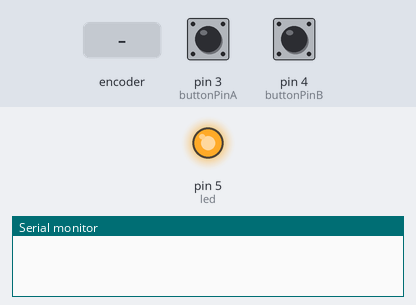
A sketch run on a simulated Arduino Uno, built for the host (arithmetic inside an expression is 32-bit, double 64-bit). Shown: output pins drawn as LEDs (lit = HIGH), the last lines printed to the serial monitor. Inputs (shaded band) come from the test bench; at power-on: pin 3 (buttonPinA) LOW, pin 4 (buttonPinB) LOW. WiFi joins after 1.5 s; servers stay silent unless stated; uploads are accepted with an empty reply.

Above: at 3.7 s.
3.8 s: rotary encoder on pin 3 (buttonPinA) / pin 4 (buttonPinB) turned 1 step (first pin leading)
At 4.2 s:
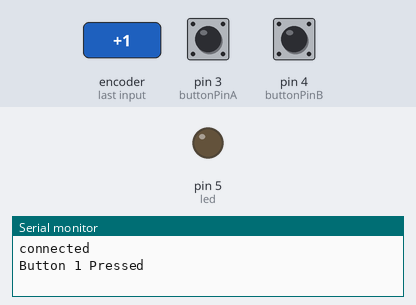
Timing chart, 0 to 6.8 s (numbered marks = the images above; inputs shaded):
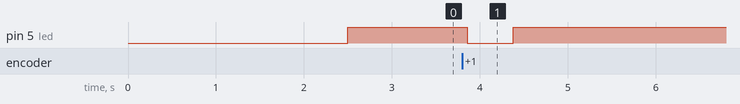

Measured:
- after the input at 3.8 s, pin 5 (led): HIGH → LOW after 0.06 s, → HIGH 0.53 s later

The sketch:

EthernetButtonPrototype.ino
```cpp
#include <Bounce.h>

/*
  Web client

 This sketch connects to a website (http://www.google.com)
 using an Arduino Wiznet Ethernet shield.

 Circuit:
 * Ethernet shield attached to pins 10, 11, 12, 13

 created 18 Dec 2009
 modified 9 Apr 2012
 by David A. Mellis

 */

#include <SPI.h>
#include <Ethernet.h>

// Enter a MAC address for your controller below.
// Newer Ethernet shields have a MAC address printed on a sticker on the shield
byte mac[] = {  0xDE, 0xAD, 0xBE, 0xEF, 0xFE, 0xED };
//IPAddress server(192,168,1,100); // house server

const int buttonPinA = 3;     // the number of the pushbutton pin
const int buttonPinB = 4;     // the number of the pushbutton pin

char server[] = "house.wohlershome.net";
int  port = 8080;

unsigned long lastConnectionTime = 0;             // last time you connected to the server, in milliseconds
boolean lastConnected = false;                    // state of the connection last time through the main loop

// Pin 13 has an LED connected on most Arduino boards.
// give it a name:
int led = 5;

// Initialize the Ethernet client library
// with the IP address and port of the server
// that you want to connect to (port 80 is default for HTTP):
EthernetClient client;

Bounce bouncerA = Bounce( buttonPinA,5 );
Bounce bouncerB = Bounce( buttonPinB,5 );

int updateA = 0;
int updateB = 0;

String result = "";

void setup() {
 // Open serial communications and wait for port to open:
  Serial.begin(9600);
   while (!Serial) {
    ; // wait for serial port to connect. Needed for Leonardo only
  }

  // start the Ethernet connection:
  if (Ethernet.begin(mac) == 0) {
    Serial.println("Failed to configure Ethernet using DHCP");
    // no point in carrying on, so do nothing forevermore:
    for(;;)
      ;
  }
  // give the Ethernet shield a second to initialize:
  delay(1000);

  //define input pins
  pinMode(buttonPinA, INPUT);
  pinMode(buttonPinB, INPUT);
  pinMode(led, OUTPUT);

}

void loop()
{
  // update debouncer
  updateA = bouncerA.update();
  updateB = bouncerB.update();

  // if there's incoming data from the net connection.
  // send it out the serial port.  This is for debugging
  // purposes only:
  if (client.available()) {
    char c = client.read();
    //Serial.print(c);
    result = result + c;
    // Delete HTTP headers
    if(result.endsWith("Content-Type: application/json"))
    {
      result = "";
    }

  }

  // if there's no net connection, but there was one last time
  // through the loop, then stop the client:
  if (!client.connected() && lastConnected) {

    Serial.println(result);
    Serial.println();
    Serial.println("disconnecting.");
    client.stop();
  }

  digitalWrite(led, HIGH);   // turn the LED on (HIGH is the voltage level)

  // check if the pushbutton is pressed.
  // if it is, the buttonState is HIGH:
  if ( updateA && bouncerA.read() == HIGH) {
    sendData(1);
    Serial.println( "Button 1 Pressed" );

  }
  if ( updateB && bouncerB.read() == HIGH) {
    sendData(2);
    Serial.println( "Button 2 Pressed" );

  }

  // store the state of the connection for next time through
  // the loop:
  lastConnected = client.connected();

}

void sendData(int thisData) {
  digitalWrite(led, LOW);    // turn the LED off by making the voltage LOW

  // if there's a successful connection:
  if (client.connect(server, port)) {
    Serial.println("connected");
    // Make a HTTP request:
    // See http://arduino.cc/en/Tutorial/PachubeClient for more
//    client.println("POST /test.php HTTP/1.1");
    client.println("POST /LibraryInteractions/post.php HTTP/1.1");
    client.println("Host: house.wohlershome.net");
    client.println("User-Agent: LibraryStat/DJ01-0000001");
    client.println("Content-Type: application/x-www-form-urlencoded");
    client.print("Content-Length: ");

    int thisLength = 7 + getLength(thisData);
    client.println(thisLength);

    client.println("Connection: close");
    client.println();
    client.print("button=");
    client.println(thisData);


  }
  else {
    // if you couldn't make a connection:
    Serial.println("connection failed");
    Serial.println();
    Serial.println("disconnecting.");
    client.stop();
  }
}

// This method calculates the number of digits in the
// sensor reading.  Since each digit of the ASCII decimal
// representation is a byte, the number of digits equals
// the number of bytes:

int getLength(int someValue) {
  // there's at least one byte:
  int digits = 1;
  // continually divide the value by ten,
  // adding one to the digit count for each
  // time you divide, until you're at 0:
  int dividend = someValue /10;
  while (dividend > 0) {
    dividend = dividend /10;
    digits++;
  }
  // return the number of digits:
  return digits;
}
```
